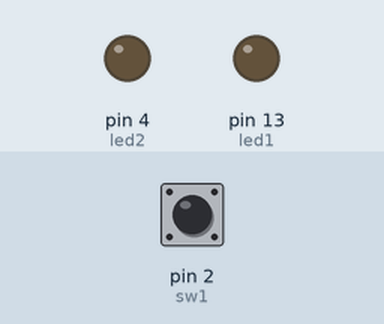
The sketch below on a simulated Arduino Uno, built with avr-gcc and run on an emulated ATmega328P. Parts: output pins drawn as LEDs (lit = HIGH). Dashed ring = blinking. The inputs (shaded band) are chosen by the test bench; at power-on: pin 2 (sw1) HIGH.

Above: at 1.2 s.
1.3 s: pin 2 (sw1) pulled LOW for 0.15 s
At 1.7 s:
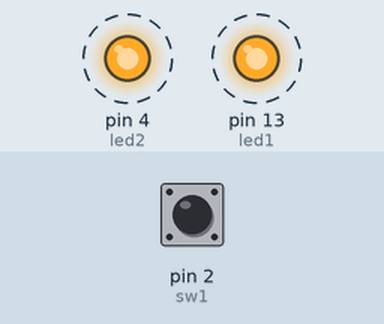
Timing chart, 0 to 10.4 s (numbered marks = the images above; inputs shaded):
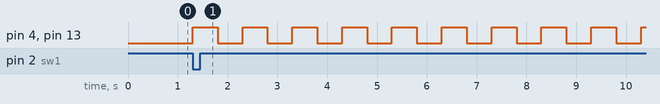

The sketch:

2switch_2LEDs_forLoop.ino
```cpp
int sw1 = 2;
int sw2 = 3;
int led1 = 13;
int led2 = 4;
void setup() {
  // put your setup code here, to run once:
  pinMode(sw1,INPUT_PULLUP);
  pinMode(sw2,INPUT_PULLUP);
  pinMode(led1,OUTPUT);
  pinMode(led2,OUTPUT);
}
int i;  // variable for for loop

void blinking() // seperate function for blinking both LEDs
{
  digitalWrite(led1,HIGH);
  digitalWrite(led2,HIGH);
  delay(500);
  digitalWrite(led1,LOW);
  digitalWrite(led2,LOW);
  delay(500);
}
void loop()
{
  // put your main code here, to run repeatedly:
  if(digitalRead(sw1) == LOW)  // means the switch 1 is pressed
  {
     for(i = 0; i < 5; i++)
     {
       blinking();      // this function will repeat 5 tims
     }
  }
  if(digitalRead(sw1) == LOW)  // means the switch 2 is pressed
  {
     for(i = 0; i < 15; i++)
     {
       blinking();      // this function will repeat 15 tims
     }
  }

}
```

Measured:
- after the input at 1.3 s, pin 4 (led2), pin 13 (led1): alternates HIGH for 0.50 s and LOW for 0.50 s, starting at once
